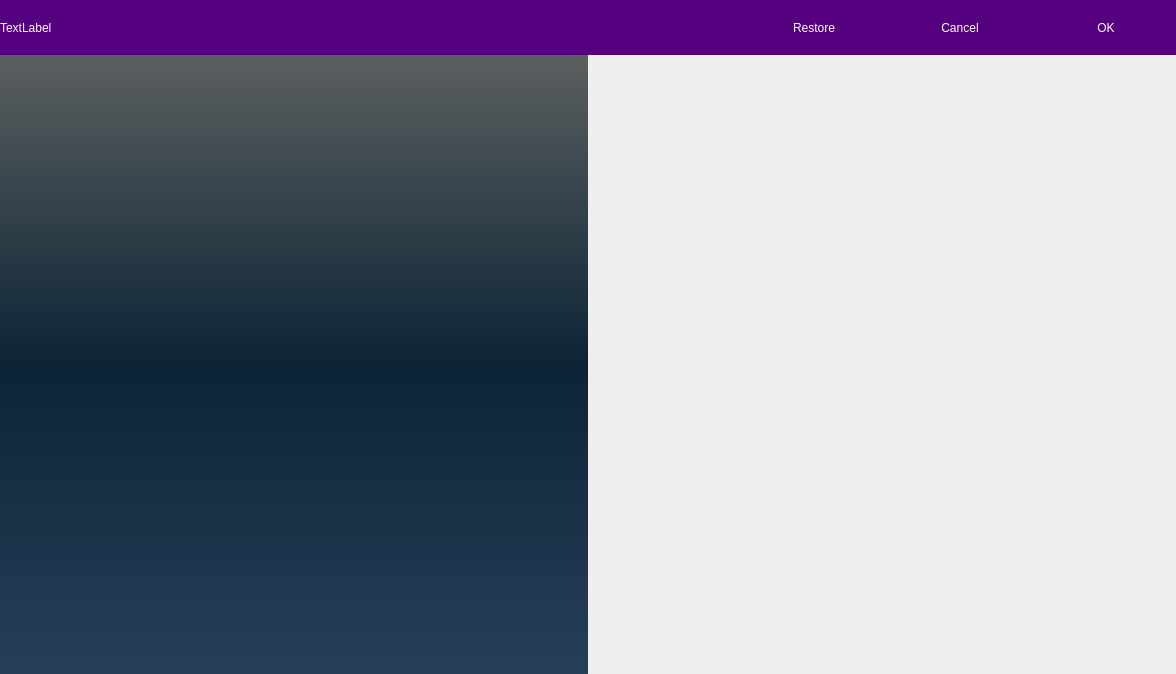
<?xml version="1.0" encoding="UTF-8"?>
<ui version="4.0">
 <class>MASettingWidget</class>
 <widget class="QFrame" name="MASettingWidget">
  <property name="geometry">
   <rect>
    <x>0</x>
    <y>0</y>
    <width>1176</width>
    <height>674</height>
   </rect>
  </property>
  <property name="windowTitle">
   <string>Frame</string>
  </property>
  <property name="frameShape">
   <enum>QFrame::NoFrame</enum>
  </property>
  <property name="frameShadow">
   <enum>QFrame::Raised</enum>
  </property>
  <layout class="QVBoxLayout" name="verticalLayout_2" stretch="0,1">
   <property name="spacing">
    <number>0</number>
   </property>
   <property name="leftMargin">
    <number>0</number>
   </property>
   <property name="topMargin">
    <number>0</number>
   </property>
   <property name="rightMargin">
    <number>0</number>
   </property>
   <property name="bottomMargin">
    <number>0</number>
   </property>
   <item>
    <widget class="QFrame" name="frameHeader">
     <property name="minimumSize">
      <size>
       <width>0</width>
       <height>55</height>
      </size>
     </property>
     <property name="styleSheet">
      <string notr="true">QToolButton{
	color:white;
	font: 75 20pt &quot;微软雅黑&quot;;
}

QToolButton::disabled{
	color:darkgray;
}

QFrame#frameHeader {
	background-color: rgb(85, 0, 127);
}

QLabel{
	color:white;
	font: 75 20pt &quot;微软雅黑&quot;;
}</string>
     </property>
     <property name="frameShape">
      <enum>QFrame::NoFrame</enum>
     </property>
     <property name="frameShadow">
      <enum>QFrame::Raised</enum>
     </property>
     <layout class="QHBoxLayout" name="horizontalLayout_2" stretch="1,0,0,0">
      <property name="leftMargin">
       <number>0</number>
      </property>
      <property name="topMargin">
       <number>0</number>
      </property>
      <property name="rightMargin">
       <number>0</number>
      </property>
      <property name="bottomMargin">
       <number>0</number>
      </property>
      <item>
       <widget class="QLabel" name="labelTitle">
        <property name="text">
         <string>TextLabel</string>
        </property>
       </widget>
      </item>
      <item>
       <widget class="QToolButton" name="toolButtonRestore">
        <property name="sizePolicy">
         <sizepolicy hsizetype="Preferred" vsizetype="Preferred">
          <horstretch>0</horstretch>
          <verstretch>0</verstretch>
         </sizepolicy>
        </property>
        <property name="minimumSize">
         <size>
          <width>140</width>
          <height>0</height>
         </size>
        </property>
        <property name="text">
         <string>Restore</string>
        </property>
        <property name="autoRaise">
         <bool>true</bool>
        </property>
       </widget>
      </item>
      <item>
       <widget class="QToolButton" name="toolButtonCancel">
        <property name="sizePolicy">
         <sizepolicy hsizetype="Preferred" vsizetype="Preferred">
          <horstretch>0</horstretch>
          <verstretch>0</verstretch>
         </sizepolicy>
        </property>
        <property name="minimumSize">
         <size>
          <width>140</width>
          <height>0</height>
         </size>
        </property>
        <property name="text">
         <string>Cancel</string>
        </property>
        <property name="autoRaise">
         <bool>true</bool>
        </property>
       </widget>
      </item>
      <item>
       <widget class="QToolButton" name="toolButtonOK">
        <property name="sizePolicy">
         <sizepolicy hsizetype="Preferred" vsizetype="Preferred">
          <horstretch>0</horstretch>
          <verstretch>0</verstretch>
         </sizepolicy>
        </property>
        <property name="minimumSize">
         <size>
          <width>140</width>
          <height>0</height>
         </size>
        </property>
        <property name="text">
         <string>OK</string>
        </property>
        <property name="autoRaise">
         <bool>true</bool>
        </property>
       </widget>
      </item>
     </layout>
    </widget>
   </item>
   <item>
    <layout class="QHBoxLayout" name="horizontalLayout" stretch="1,1">
     <property name="spacing">
      <number>0</number>
     </property>
     <item>
      <widget class="QFrame" name="frameParameter">
       <property name="styleSheet">
        <string notr="true">QFrame#frameParameter{
	background-color: qlineargradient( x1: 0, y1: 0, x2: 0, y2: 1, stop: 0 #5B5F5F, stop: 0.5 #0C2436, stop: 1.0 #27405A );
}</string>
       </property>
       <property name="frameShape">
        <enum>QFrame::NoFrame</enum>
       </property>
       <property name="frameShadow">
        <enum>QFrame::Raised</enum>
       </property>
      </widget>
     </item>
     <item>
      <layout class="QVBoxLayout" name="verticalLayout" stretch="1,0">
       <property name="spacing">
        <number>1</number>
       </property>
       <item>
        <widget class="QFrame" name="frameDye">
         <property name="frameShape">
          <enum>QFrame::NoFrame</enum>
         </property>
         <property name="frameShadow">
          <enum>QFrame::Raised</enum>
         </property>
        </widget>
       </item>
       <item>
        <widget class="QFrame" name="frameKeyboard">
         <property name="styleSheet">
          <string notr="true">QFrame#frameKeyboard{
	background:white;
}</string>
         </property>
         <property name="frameShape">
          <enum>QFrame::NoFrame</enum>
         </property>
         <property name="frameShadow">
          <enum>QFrame::Raised</enum>
         </property>
        </widget>
       </item>
      </layout>
     </item>
    </layout>
   </item>
  </layout>
 </widget>
 <resources/>
 <connections/>
</ui>
